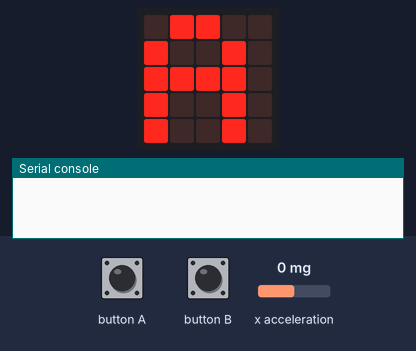
Simulated run of this program. Board: BBC micro:bit running MicroPython. Parts: the board's 5×5 LED display, the last lines printed to the serial console. The test bench sets the inputs (shaded band); at power-on: x acceleration 0 mg. No radio messages arrive unless stated (any console line starting 'radio sent:' is added by the test bench).

Above: at 1.2 s.
1.3 s: x acceleration set to -1440 mg
At 1.9 s:
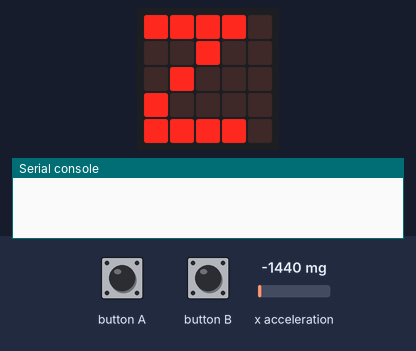
4.3 s: button B pressed for 0.6 s
At 4.6 s:
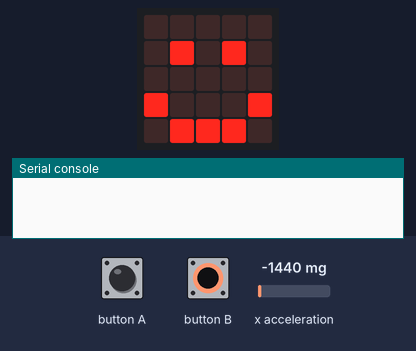
7.2 s: button A pressed for 0.6 s
At 7.31 s:
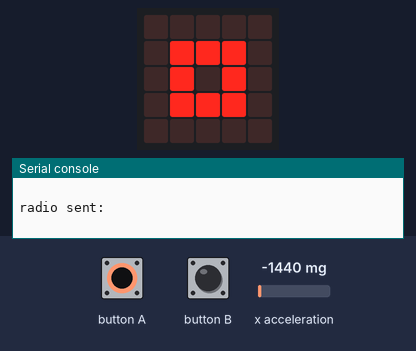
9.9 s: button B pressed for 1 s
At 10.02 s:
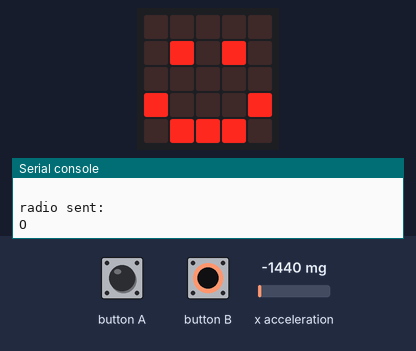
13.3 s: button B pressed for 3.2 s
18.0 s: x acceleration set to 0 mg
Timing chart, 0 to 20.5 s (numbered marks = the images above; inputs shaded):
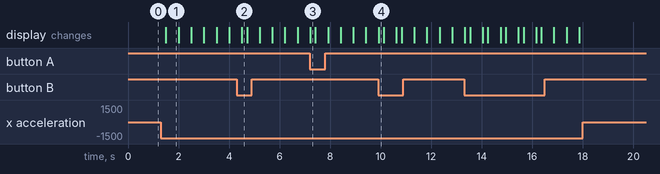

The program:

alpha.py
```python
import radio
from microbit import *

alpha=['A','B','C','D','E','F','G','H','I','J','K','L','M','N','O','P','Q','R','S','T','Y','V','W','X','Y','Z']
value=600           #accelerometer sensitivity
x=0                 #start value
msg=""              #start value
radio.on()
while True:         #main loop
    acce_x= accelerometer.get_x()       #get accelerometer x value
    if acce_x > value:
        x=x+1                           #scrolling letters to a -> z if board is turned with its x axis
    if acce_x < -value:
        x=x-1                           #scrolling letters to z -> a  if board is turned opposite direction

    if x>25:                            #if value is going over the array then start it from begining
        x=0
    if x<0:
        x=25

    if button_a.is_pressed():           #if a button is pressed save selected letter to msg variable and show square
        msg=msg+alpha[x]
        display.show(Image.SQUARE_SMALL,delay=200,wait=True,loop=False,clear=True)
    if button_b.is_pressed():           #if b button is pressed send current msg to the radio channel and reset msg variable
        print (msg)                     #debug
        display.show(Image.HAPPY,delay=200,wait=True,loop=False,clear=True)
        radio.send(msg)
        msg=""

    display.show(alpha[x])              #show letter which has been selected
    sleep(500)
```

Measured:
- after the input at 1.3 s, the display: changes after 0.20 s (image 1)
- after the input at 4.3 s, the display: changes after 0.21 s (image 2)
- after the input at 7.2 s, the display: changes at once (image 3)
- after the input at 9.9 s, the display: changes at once (image 4)
- after the input at 18.0 s, every drawn part: stays the same
- what the display in image 1 shows lasts 0.5 s, from 1.5 s to 2.0 s
